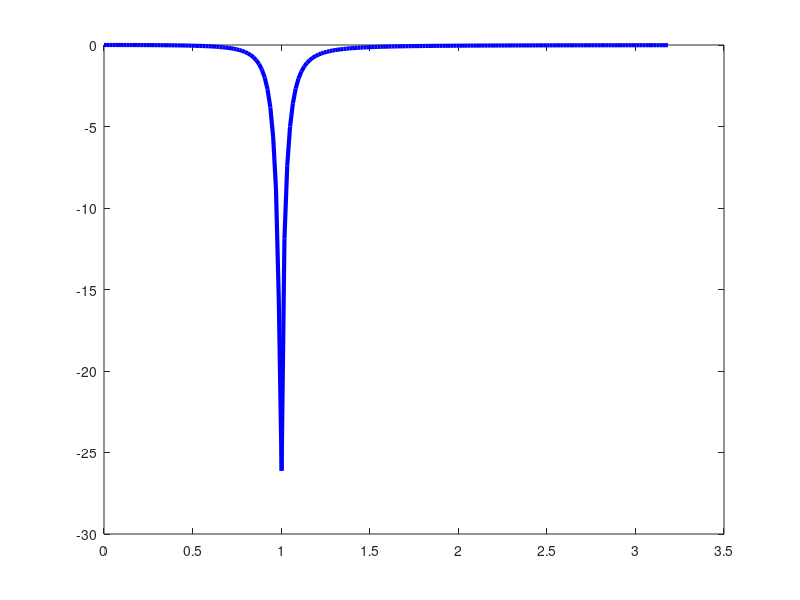

Write the MATLAB code that produced this figure.
clear;
home;

R = 50.0;
C = 470.0e-12;
L = 54.0e-6;
tau = R*C;
omega_LC = 1.0/sqrt(L*C);
omega =[0.0:0.01:2];
omega = omega .* 10e6

function r = rlc(omega,omega_LC,tau)
k_squared = 1-(omega./omega_LC).^2
x = k_squared .* k_squared
denominator = x + (omega.*tau).^2
r_real = x./ denominator
r_imag = (omega.*tau.*k_squared)./ denominator
r = r_real- i*r_imag 
endfunction
plot(omega/2/pi/1e6,20*log10(abs(rlc(omega,omega_LC,tau))),'linewidth',3.0,'color','blue')
